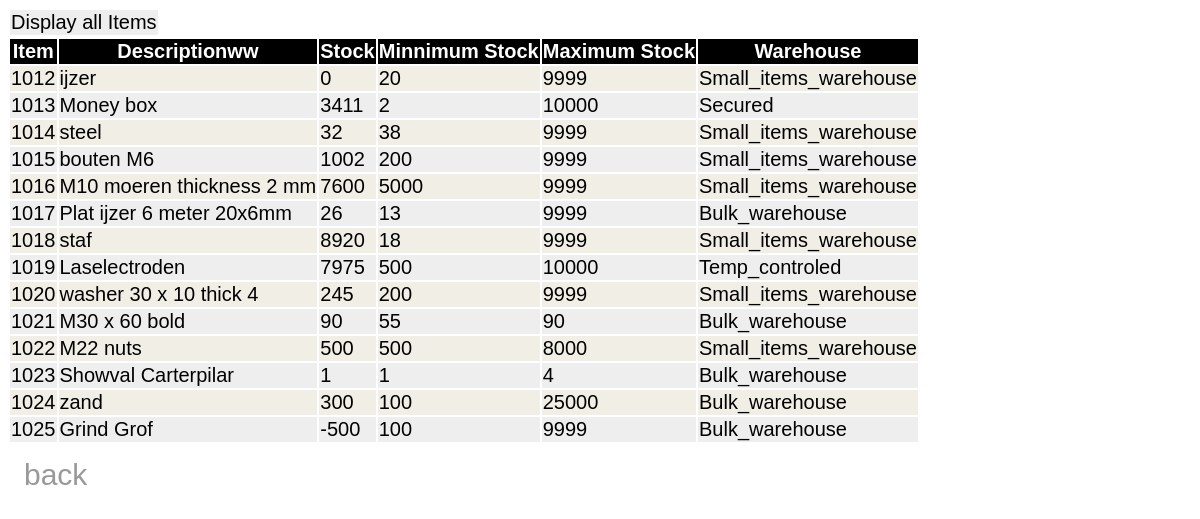
Page /displayAllItem.php on the committed database.
### tables this page shows
CREATE TABLE `item` (
  `item` int(8) NOT NULL,
  `description` varchar(50) NOT NULL,
  `stock` int(8) NOT NULL,
  `minStock` int(8) NOT NULL,
  `maxStock` int(8) NOT NULL,
  `warehouse` varchar(50) NOT NULL,
  `delTime` int(8) NOT NULL
);

### displayAllItem.php (the view, shortened to what this page needs)
<html>
    <head>
        <link rel = "stylesheet" type = "text/css" href="oes.css">
    </head>
    <body>
<?php
$conn = connectToDb();
if (!$conn->connect_error) {
    $sql="SELECT * FROM `item`";
    $result = $conn->query($sql);
    echo "<table>";
                echo "<tr><td id=warehouse>";
                echo "Display  all Items      "  ;
                echo "</tr></td>";
                echo "</table>";
    echo "<table>
            <tr>
                <th>Item</th>
                <th>Descriptionww</th>
                <th>Stock</th>
                <th>Minnimum Stock</th>
                <th>Maximum Stock</th>
                <th>Warehouse</th>
            </tr>";
    while ($row = mysqli_fetch_array($result)) {
        echo "<tr>";
        echo "<td>" . $row['item'] . "</td>";
        echo "<td>" . $row['description'] . "</td>";
        echo "<td>" . $row['stock'] . "</td>";
        echo "<td>" . $row['minStock'] . "</td>";
        echo "<td>" . $row['maxStock'] . "</td>";
        echo "<td>" . $row['warehouse'] . "</td>";
        echo "</tr>";
    }
    echo "</table>";
}
    ?>
        <div class="backButton" >
                <a href="itemMenu.html" >back</a>
</body>

### oes.css (style rules this page uses)
table { font-family: "Arial", "Book Antiqua", Palatino, serif; font-size: 20px; }
table tr:nth-child(even) { background-color: #f0eee5; }
table tr:nth-child(odd) { background-color: #eee; }
table th { color: white; background-color: black; }
.backButton a { float: left; display: block; color: #999999; text-align: center; padding: 14px 16px; text-decoration: none; font-family: "Arial", "Book Antiqua", Palatino, serif; font-size: 30px; }
#warehouse { font-family: "Arial", "Book Antiqua", Palatino, serif; font-size: 20px; }

### rows in the picture
item: item "1012", description "ijzer", stock "0", minStock "20", maxStock "9999", warehouse "Small_items_warehouse"
item: item "1013", description "Money box", stock "3411", minStock "2", maxStock "10000", warehouse "Secured"
item: item "1014", description "steel", stock "32", minStock "38", maxStock "9999", warehouse "Small_items_warehouse"
item: item "1015", description "bouten M6", stock "1002", minStock "200", maxStock "9999", warehouse "Small_items_warehouse"
item: item "1016", description "M10 moeren thickness 2 mm", stock "7600", minStock "5000", maxStock "9999", warehouse "Small_items_warehouse"
item: item "1017", description "Plat ijzer 6 meter 20x6mm", stock "26", minStock "13", maxStock "9999", warehouse "Bulk_warehouse"
item: item "1018", description "staf", stock "8920", minStock "18", maxStock "9999", warehouse "Small_items_warehouse"
item: item "1019", description "Laselectroden", stock "7975", minStock "500", maxStock "10000", warehouse "Temp_controled"
item: item "1020", description "washer 30 x 10 thick 4", stock "245", minStock "200", maxStock "9999", warehouse "Small_items_warehouse"
item: item "1021", description "M30 x 60 bold", stock "90", minStock "55", maxStock "90", warehouse "Bulk_warehouse"
item: item "1022", description "M22 nuts", stock "500", minStock "500", maxStock "8000", warehouse "Small_items_warehouse"
item: item "1023", description "Showval Carterpilar", stock "1", minStock "1", maxStock "4", warehouse "Bulk_warehouse"
item: item "1024", description "zand", stock "300", minStock "100", maxStock "25000", warehouse "Bulk_warehouse"
item: item "1025", description "Grind Grof", stock "-500", minStock "100", maxStock "9999", warehouse "Bulk_warehouse"
